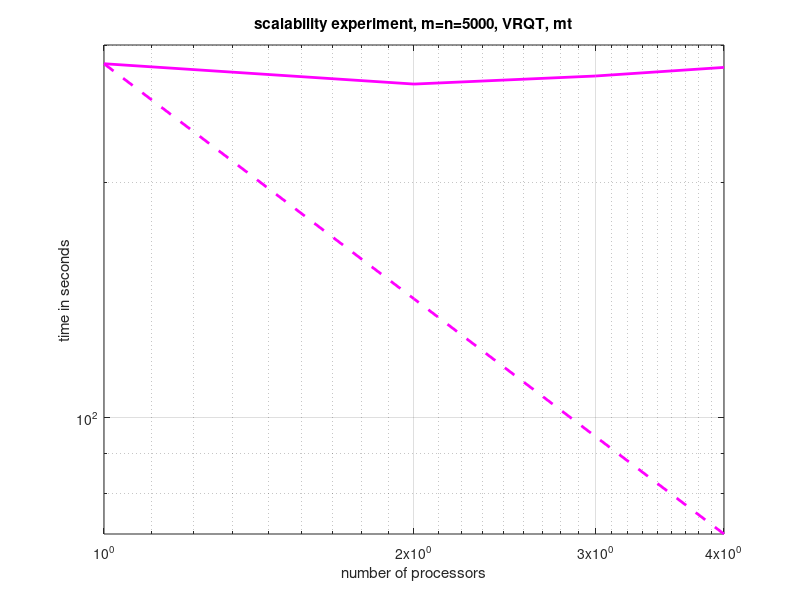
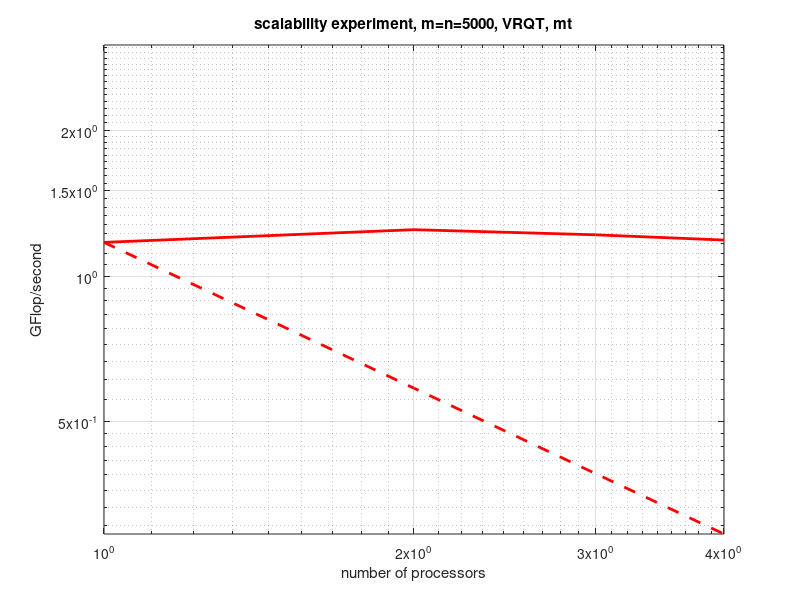
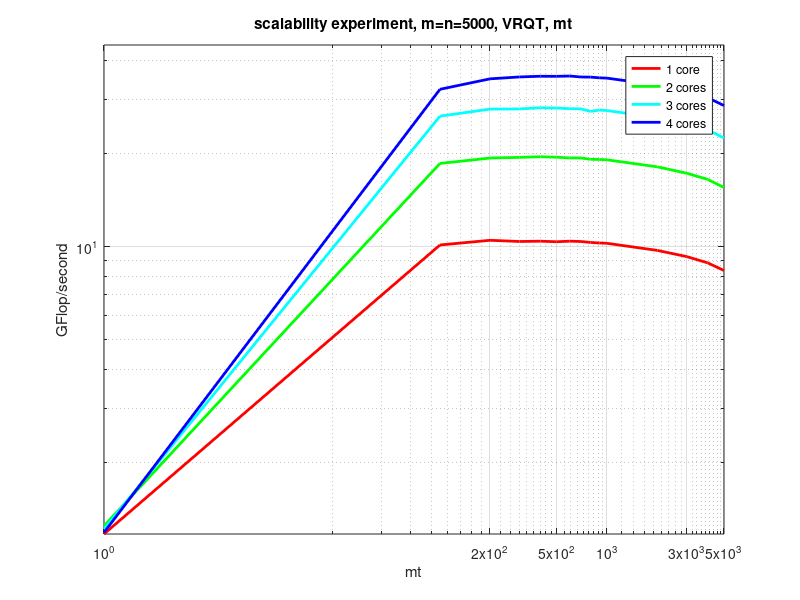
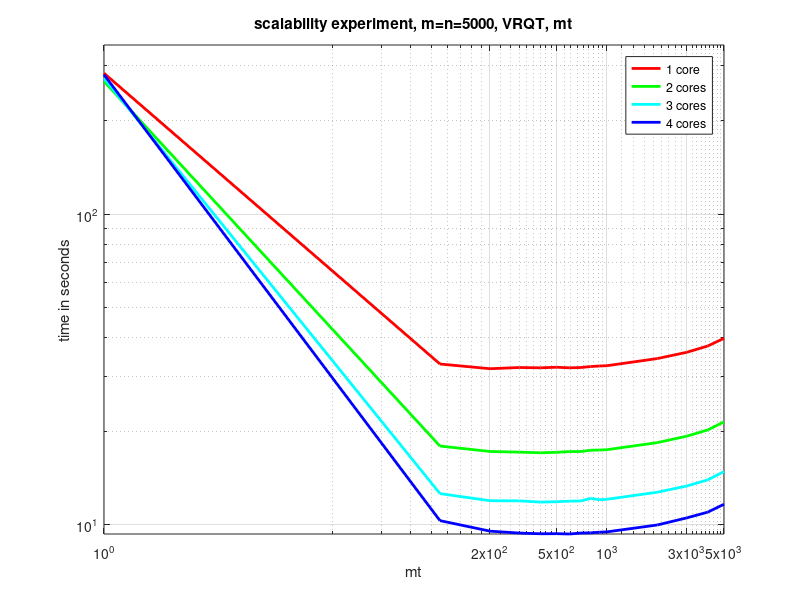

Reproduce these figures in MATLAB, in order.
   clear
   close all
   X = load('test_timing_w03_l2__square__1thread.dat');
   m = X(:,2);
   perf = X(:,6);
   Y = load('test_timing_w03_l2__square__2threads.dat');
   m = Y(:,2);
   perf = Y(:,6);
   T = load('test_timing_w03_l2__square__3threads.dat');
   m = T(:,2);
   perf = T(:,6);
   Z = load('test_timing_w03_l2__square__4threads.dat');
   m = Z(:,2);
   perf = Z(:,6);

   ax = axes;
   %loglog( [1 2 3 4 ], [ X(15,6) Y(15,6) T(15,6) Z(15,6) ], 'r', 'LineWidth', 2); hold on;
   %loglog( [1 2 3 4 ], [ X(15,6) X(15,6)/2 X(15,6)/3 X(15,6)/4 ], 'r--', 'LineWidth', 2); hold on;
   %loglog( [1 2 3 4 ], [ X(13,6) Y(13,6) T(13,6) Z(13,6) ], 'b', 'LineWidth', 2); hold on;
   %loglog( [1 2 3 4 ], [ X(10,6) Y(10,6) T(10,6) Z(10,6) ], 'g', 'LineWidth', 2); hold on;
   %loglog( [1 2 3 4 ], [ X(5,6) Y(5,6) T(5,6) Z(5,6) ], 'm', 'LineWidth', 2); hold on;
   %loglog( [1 2 3 4 ], [ X(2,6) Y(2,6) T(2,6) Z(2,6) ], 'c', 'LineWidth', 2); hold on;
   loglog( [1 2 3 4 ], [ X(1,6) Y(1,6) T(1,6) Z(1,6) ], 'm', 'LineWidth', 2); hold on;
   loglog( [1 2 3 4 ], [ X(1,6) X(1,6)/2 X(1,6)/3 X(1,6)/4 ], 'm--', 'LineWidth', 2); hold on;
   grid on
   set( ax, 'XTick',[ 1 2 3 4]);
   axis([1 4 0 300])

   %legend
   %legend('mt = 5000','mt = 3000','mt = 1000','mt = 500','mt = 200')
   title('scalability experiment, m=n=5000, VRQT, mt')
   xlabel('number of processors')
   ylabel('time in seconds')

   figure
   ax = axes;
   %loglog( [1 2 3 4 ], [ X(15,7) Y(15,7) T(15,7) Z(15,7) ], 'r', 'LineWidth', 2); hold on;
   %loglog( [1 2 3 4 ], [ X(15,7) 2*X(15,7) 3*X(15,7) 4*X(15,7) ], 'r--', 'LineWidth', 2); hold on;
   %loglog( [1 2 3 4 ], [ X(13,7) Y(13,7) T(13,7) Z(13,7) ], 'b', 'LineWidth', 2); hold on;
   %loglog( [1 2 3 4 ], [ X(10,7) Y(10,7) T(10,7) Z(10,7) ], 'g', 'LineWidth', 2); hold on;
   %loglog( [1 2 3 4 ], [ X(5,7) Y(5,7) T(5,7) Z(5,7) ], 'm', 'LineWidth', 2); hold on;
   %loglog( [1 2 3 4 ], [ X(2,7) Y(2,7) T(2,7) Z(2,7) ], 'c', 'LineWidth', 2); hold on;
   loglog( [1 2 3 4 ], [ X(1,7) Y(1,7) T(1,7) Z(1,7) ], 'r', 'LineWidth', 2); hold on;
   loglog( [1 2 3 4 ], [ X(1,7) X(1,7)/2 X(1,7)/3 X(1,7)/4 ], 'r--', 'LineWidth', 2); hold on;
   grid on
   set( ax, 'XTick',[ 1 2 3 4]);
   set( ax, 'YTick',[ .5 1 1.5 2]);
   axis([1 4 0 3])

   %legend
   %legend('mt = 5000','mt = 3000','mt = 1000','mt = 500','mt = 200')
   title('scalability experiment, m=n=5000, VRQT, mt')
   xlabel('number of processors')
   ylabel('GFlop/second')


  figure
   ax = axes;
   loglog( X(1:15,3), X(1:15,7) , 'r', 'LineWidth', 2); hold on;
   loglog( X(1:15,3), Y(1:15,7) , 'g', 'LineWidth', 2); hold on;
   loglog( X(1:15,3), T(1:15,7) , 'c', 'LineWidth', 2); hold on;
   loglog( X(1:15,3), Z(1:15,7) , 'b', 'LineWidth', 2); hold on;
   grid on
   set( ax, 'XTick',[ 1 200 500 1000 3000 5000]);
   axis([1 5000 0 45])

   legend
   legend('1 core','2 cores','3 cores','4 cores')
   title('scalability experiment, m=n=5000, VRQT, mt')
   xlabel('mt')
   ylabel('GFlop/second')

   figure
   ax = axes;
   loglog( X(1:15,3), X(1:15,6) , 'r', 'LineWidth', 2); hold on;
   loglog( X(1:15,3), Y(1:15,6) , 'g', 'LineWidth', 2); hold on;
   loglog( X(1:15,3), T(1:15,6) , 'c', 'LineWidth', 2); hold on;
   loglog( X(1:15,3), Z(1:15,6) , 'b', 'LineWidth', 2); hold on;
   grid on
   set( ax, 'XTick',[ 1 200 500 1000 3000 5000]);
   axis([1 5000 0 350])

   legend
   legend('1 core','2 cores','3 cores','4 cores')
   title('scalability experiment, m=n=5000, VRQT, mt')
   xlabel('mt')
   ylabel('time in seconds')
